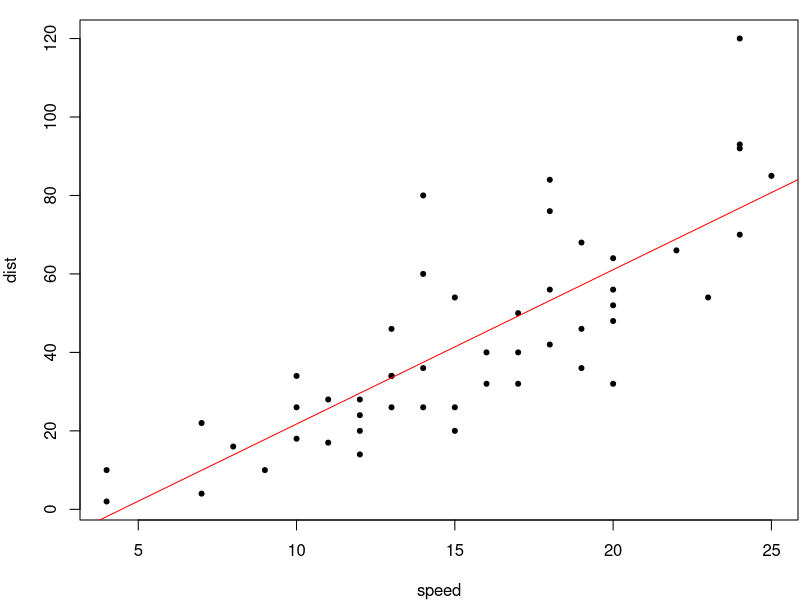

The R source for this figure:
## ---- chunk 1
options(digits = 4)
rnorm(20)
fit = lm(dist ~ speed, data = cars)
b = coef(fit)
## ---- chunk 2
summary(fit)$coefficients
## ---- chunk 3
par(mar=c(4, 4, 1, .1))
plot(cars, pch = 20)
abline(fit, col = 'red')
## ---- chunk 4
print(citation('knitr'), style = 'html')
